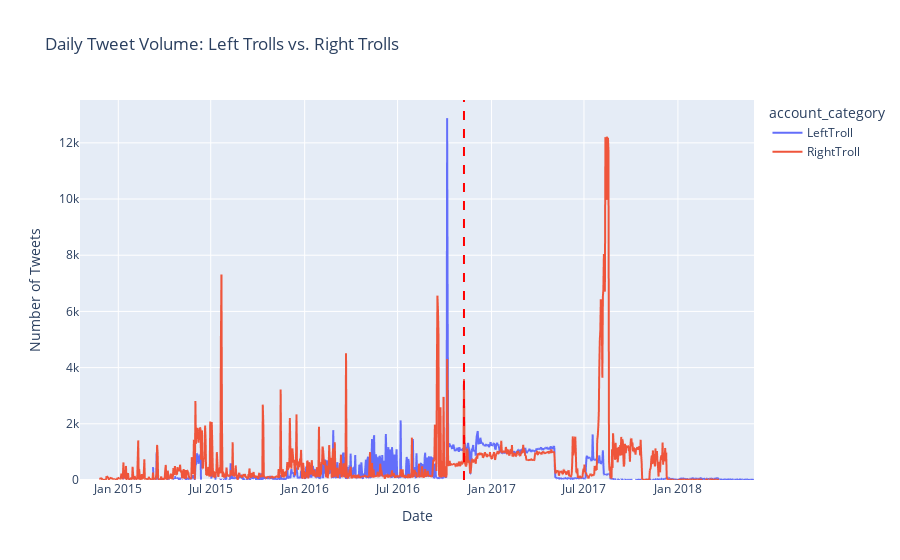

Notebook cell for this chart:
### Markdown cell above
### LeftTroll vs RightTroll Daily Analysis
This interactive graph shows the daily distribution of tweets for LeftTroll and RightTroll accounts.

### Code cell
# Set index
time_subset = df_subset.set_index('publish_date').sort_index()

# Resample by Day and Account Category to compare activity
# We use unstack() to create columns for LeftTroll and RightTroll
monthly_comparison = time_subset.groupby([pd.Grouper(freq='D'), 'account_category']).size().unstack()

# Calculate max y-value for padding the y-axis range
max_y_value = monthly_comparison.max().max() if not monthly_comparison.empty else 0
y_axis_upper_bound = max_y_value * 1.05 # Add 5% padding

# Plotting using Plotly for interactivity
fig = px.line(monthly_comparison, x=monthly_comparison.index, y=monthly_comparison.columns,
              title='Daily Tweet Volume: Left Trolls vs. Right Trolls', # Changed title for 'D' freq
              labels={'value':'Number of Tweets', 'publish_date':'Date', 'variable':'Account Category'})

# Add Reference Lines for 2016 Election (Plotly equivalent)
# Removing annotation_text and annotation_position to bypass TypeError, as the line itself is the primary goal and hover provides details.
fig.add_vline(x=pd.to_datetime('2016-11-08').isoformat(), line_dash="dash", line_color="red")

fig.update_layout(hovermode="x unified", yaxis_range=[0, y_axis_upper_bound]) # Add yaxis_range to ensure full visibility
fig.show()

### Figure 1 — Plotly figure (JSON) as saved in the notebook; plotly's stock layout.template omitted (floating-point values rounded to 4 significant figures; data arrays with more than 128 entries replaced by an {"elided": "..."} marker saying what was removed)
{"data": [{"hovertemplate": "account_category=LeftTroll<br>Date=%{x}<br>Number of Tweets=%{y}<extra></extra>", "legendgroup": "LeftTroll", "line": {"color": "#636efa", "dash": "solid"}, "marker": {"symbol": "circle"}, "mode": "lines", "name": "LeftTroll", "showlegend": true, "type": "scattergl", "x": {"elided": "1256 str values"}, "xaxis": "x", "y": {"elided": "1256 float values"}, "yaxis": "y"}, {"hovertemplate": "account_category=RightTroll<br>Date=%{x}<br>Number of Tweets=%{y}<extra></extra>", "legendgroup": "RightTroll", "line": {"color": "#EF553B", "dash": "solid"}, "marker": {"symbol": "circle"}, "mode": "lines", "name": "RightTroll", "showlegend": true, "type": "scattergl", "x": {"elided": "1256 str values"}, "xaxis": "x", "y": {"elided": "1256 float values"}, "yaxis": "y"}], "layout": {"hovermode": "x unified", "legend": {"title": {"text": "account_category"}, "tracegroupgap": 0}, "shapes": [{"line": {"color": "red", "dash": "dash"}, "type": "line", "x0": "2016-11-08T00:00:00", "x1": "2016-11-08T00:00:00", "xref": "x", "y0": 0, "y1": 1, "yref": "y domain"}], "title": {"text": "Daily Tweet Volume: Left Trolls vs. Right Trolls"}, "xaxis": {"anchor": "y", "domain": [0, 1], "title": {"text": "Date"}}, "yaxis": {"anchor": "x", "domain": [0, 1], "range": [0, 13530.0], "title": {"text": "Number of Tweets"}}}}
